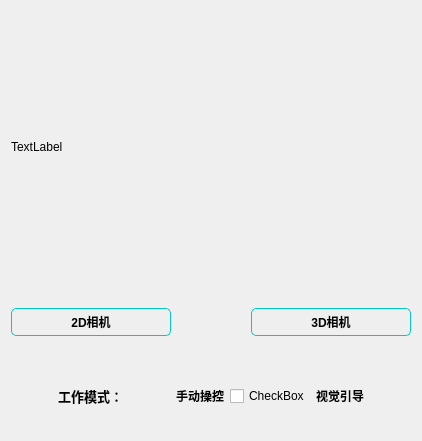
<?xml version="1.0" encoding="UTF-8"?>
<ui version="4.0">
 <class>CamWidget</class>
 <widget class="QWidget" name="CamWidget">
  <property name="geometry">
   <rect>
    <x>0</x>
    <y>0</y>
    <width>422</width>
    <height>441</height>
   </rect>
  </property>
  <property name="windowTitle">
   <string>Form</string>
  </property>
  <layout class="QVBoxLayout" name="verticalLayout" stretch="4,1,1">
   <item>
    <widget class="QLabel" name="label_img">
     <property name="text">
      <string>TextLabel</string>
     </property>
    </widget>
   </item>
   <item>
    <layout class="QHBoxLayout" name="horizontalLayout_43">
     <property name="spacing">
      <number>80</number>
     </property>
     <property name="topMargin">
      <number>20</number>
     </property>
     <property name="bottomMargin">
      <number>20</number>
     </property>
     <item>
      <widget class="QPushButton" name="camera_2D_Btn">
       <property name="sizePolicy">
        <sizepolicy hsizetype="Preferred" vsizetype="Preferred">
         <horstretch>0</horstretch>
         <verstretch>0</verstretch>
        </sizepolicy>
       </property>
       <property name="font">
        <font>
         <pointsize>9</pointsize>
         <bold>true</bold>
        </font>
       </property>
       <property name="cursor">
        <cursorShape>PointingHandCursor</cursorShape>
       </property>
       <property name="styleSheet">
        <string notr="true">QPushButton  {
	border: 1px solid;
	border-color: rgb(0, 200, 200);
	border-radius:5px;
}


QPushButton:hover {
    background-color: rgb(0, 255, 255); 

}</string>
       </property>
       <property name="text">
        <string>2D相机</string>
       </property>
      </widget>
     </item>
     <item>
      <widget class="QPushButton" name="camera_3D_Btn">
       <property name="sizePolicy">
        <sizepolicy hsizetype="Preferred" vsizetype="Preferred">
         <horstretch>0</horstretch>
         <verstretch>0</verstretch>
        </sizepolicy>
       </property>
       <property name="font">
        <font>
         <pointsize>9</pointsize>
         <bold>true</bold>
        </font>
       </property>
       <property name="cursor">
        <cursorShape>PointingHandCursor</cursorShape>
       </property>
       <property name="styleSheet">
        <string notr="true">QPushButton  {
	border: 1px solid;
	border-color: rgb(0, 200, 200);
	border-radius:5px;
}


QPushButton:hover {
    background-color: rgb(0, 255, 255); 

}</string>
       </property>
       <property name="text">
        <string>3D相机</string>
       </property>
      </widget>
     </item>
    </layout>
   </item>
   <item>
    <layout class="QHBoxLayout" name="horizontalLayout_26">
     <item>
      <widget class="QLabel" name="ModelLabel">
       <property name="sizePolicy">
        <sizepolicy hsizetype="Fixed" vsizetype="Preferred">
         <horstretch>0</horstretch>
         <verstretch>0</verstretch>
        </sizepolicy>
       </property>
       <property name="font">
        <font>
         <pointsize>9</pointsize>
         <bold>true</bold>
        </font>
       </property>
       <property name="text">
        <string>&lt;html&gt;&lt;head/&gt;&lt;body&gt;&lt;p&gt;&lt;span style=&quot; font-size:10pt;&quot;&gt;工作模式：&lt;/span&gt;&lt;/p&gt;&lt;/body&gt;&lt;/html&gt;</string>
       </property>
      </widget>
     </item>
     <item>
      <layout class="QHBoxLayout" name="horizontalLayout_53" stretch="2,1,2">
       <item>
        <widget class="QLabel" name="label_57">
         <property name="sizePolicy">
          <sizepolicy hsizetype="Fixed" vsizetype="Preferred">
           <horstretch>0</horstretch>
           <verstretch>0</verstretch>
          </sizepolicy>
         </property>
         <property name="font">
          <font>
           <pointsize>9</pointsize>
           <bold>true</bold>
          </font>
         </property>
         <property name="text">
          <string>手动操控</string>
         </property>
         <property name="alignment">
          <set>Qt::AlignCenter</set>
         </property>
        </widget>
       </item>
       <item>
        <widget class="QHCheckBox" name="ModelcheckBox_control">
         <property name="sizePolicy">
          <sizepolicy hsizetype="Fixed" vsizetype="Preferred">
           <horstretch>0</horstretch>
           <verstretch>0</verstretch>
          </sizepolicy>
         </property>
         <property name="text">
          <string>CheckBox</string>
         </property>
        </widget>
       </item>
       <item>
        <widget class="QLabel" name="label_60">
         <property name="sizePolicy">
          <sizepolicy hsizetype="Fixed" vsizetype="Preferred">
           <horstretch>0</horstretch>
           <verstretch>0</verstretch>
          </sizepolicy>
         </property>
         <property name="font">
          <font>
           <pointsize>9</pointsize>
           <bold>true</bold>
          </font>
         </property>
         <property name="text">
          <string>视觉引导</string>
         </property>
         <property name="alignment">
          <set>Qt::AlignCenter</set>
         </property>
        </widget>
       </item>
      </layout>
     </item>
    </layout>
   </item>
  </layout>
 </widget>
 <customwidgets>
  <customwidget>
   <class>QHCheckBox</class>
   <extends>QCheckBox</extends>
   <header location="global">QHCheckBox.h</header>
  </customwidget>
 </customwidgets>
 <resources/>
 <connections/>
</ui>
